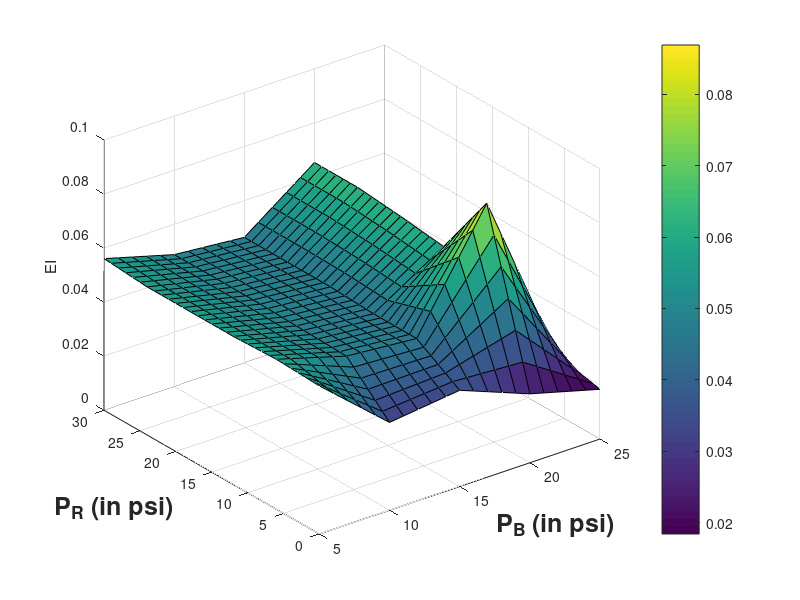

Write the MATLAB code that produced this figure. (Note: this script raises an error after producing the figure.)
% ploting the mesh values for the parameters
close all
clf
P_b = 5:5:25;
P_r = 0:6:30;
[P_B,P_R] = meshgrid(P_b,P_r);

option = 2; % 1 for fit data 2 for interpolated mesh

% % Plots with first obj function and constraints on last 5 points and
% orientation

% EI
figure (1)
EI = [.0548 .0555 .0548 .0548 .0548 .0561;
    .0325 .0479 .0483 .0488 .0489 .0488;
    .0356 .0456 .0456 .0464 .0464 .0464;
    .0255 .0869 .0617 .0637 .0653 .0653;
    .0184 .0222 .0207 .0191 .0184 .0184]';

if option == 1
surf(P_B,P_R,EI)
xlabel ' Bending pressure (in psi)'
ylabel ' Rotating pressure (in psi)'
zlabel 'EI'

else
P_b_q = 5:1:25;
P_r_q = 0:1:30;
[P_B_q,P_R_q] = meshgrid(P_b_q,P_r_q);

EIq = interp2(P_B,P_R,EI,P_B_q,P_R_q);

surf(P_B_q,P_R_q,EIq)
xlabel ('P_B (in psi)','fontweight','bold','fontsize',18,'Interpreter','tex')
ylabel (' P_R (in psi)','fontweight','bold','fontsize',18)
zlabel 'EI'
h = colorbar;
h.Location = 'northoutside';
title(h,'P2 EI','fontweight','bold','fontsize',18)
axis tight
view(0,90)
colormap(linspecer); % linspecer colormap
set(gca,'linewidth',2,'FontSize',18)
set(gcf, 'Position', [100, 100, 400, 400])
xticks(5:5:25)
yticks(0:6:30)
end

% GJ
figure(2)
GJ = [.0120 .0121 .0120 .0120 .0120 .0125;
    .0120 .0161 .0174 .0180 .0174 .0175;
    .0120 .0121 .0120 .0121 .0121 .0121;
    .0129 .0222 .0282 .0235 .0223 .0223;
    .0120 .0344 .0130 .0136 .0142 .0136]';
if option ==1

surf(P_B,P_R,GJ)
xlabel ' Bending pressure (in psi)'
ylabel ' Rotating pressure (in psi)'
zlabel 'GJ'

else
GJq = interp2(P_B,P_R,GJ,P_B_q,P_R_q);

surf(P_B_q,P_R_q,GJq)
xlabel ('P_B (in psi)','fontweight','bold','fontsize',18,'Interpreter','tex')
ylabel (' P_R (in psi)','fontweight','bold','fontsize',18)
zlabel 'GJ'
h = colorbar;
h.Location = 'northoutside';
title(h,'P2 GJ','fontweight','bold','fontsize',18)
axis tight
view(0,90)
colormap(linspecer); % linspecer colormap
set(gca,'linewidth',2,'FontSize',18)
set(gcf, 'Position', [100, 100, 400, 400])
xticks(5:5:25)
yticks(0:6:30)
end


% Curvature

figure(3)
kappa = [1.2 .9962 .8702 .7814 .7762 .6691; 2.45 1.9540 1.8235 1.7053 1.5603 1.3200;
    3.6 3.1356 3.0071 2.777 2.5653 2.3336; 5.5 3.8947 3.833 3.7095 3.5031 3.2069;
    7.7 7.0679 6.9896 6.9126 6.8189 6.4957]';

if option ==1
surf(P_B,P_R,kappa)
xlabel ' Bending pressure (in psi)'
ylabel ' Rotating pressure (in psi)'
zlabel 'Curvature'

else
kappaq = interp2(P_B,P_R,kappa,P_B_q,P_R_q);

surf(P_B_q,P_R_q,kappaq)
xlabel ('P_B (in psi)','fontweight','bold','fontsize',18,'Interpreter','tex')
ylabel (' P_R (in psi)','fontweight','bold','fontsize',18)

h = colorbar;
h.Location = 'northoutside';
title(h,'P2 \kappa','fontweight','bold','fontsize',20,'Interpreter','tex')
axis tight
view(0,90)
colormap(linspecer); % linspecer colormap
set(gca,'linewidth',2,'FontSize',18)
set(gcf, 'Position', [100, 100, 400, 400])

colormap(linspecer); % linspecer colormap
axis tight
xticks(5:5:25)
yticks(0:6:30)
end
% torsion

figure(4)
tau = [0 1.8609 2.9799 4.4 6.2898 7.8757; 0 1.0904 1.8170 2.7243 3.9136 6.3420;
    0 .7049 1.2836 2.0044 3.1688 4.4265;0 .4820 1.0818 1.7544 2.4789 3.7804;
    0 .1405 .6 1.3355 1.9822 2.8985]';

if option == 1
surf(P_B,P_R,tau)
xlabel ' Bending pressure (in psi)'
ylabel ' Rotating pressure (in psi)'
zlabel 'Torsion'

else
tauq = interp2(P_B,P_R,tau,P_B_q,P_R_q);

surf(P_B_q,P_R_q,tauq)
xlabel ('P_B (in psi)','fontweight','bold','fontsize',18,'Interpreter','tex')
ylabel (' P_R (in psi)','fontweight','bold','fontsize',18)

h = colorbar;
h.Location = 'northoutside';
title(h,'P2 \tau','fontweight','bold','fontsize',20,'Interpreter','tex')

axis tight
view(0,90)
colormap(linspecer); % linspecer colormap
set(gca,'linewidth',2,'FontSize',18)
set(gcf, 'Position', [100, 100, 400, 400])

colormap(linspecer); % linspecer colormap
axis tight
xticks(5:5:25)
yticks(0:6:30)

end


% %% plots for difference in workspace with and without load
% load PosEndMat_15gms
% load PosEndMat_0g
% load PosEndMat_0g_0sw
% sel = [1 3 5 6 8 10 11 12 15 16 18 20 21 23 25];
% plot3(PosEndMat_0g_0sw(sel,1),PosEndMat_0g_0sw(sel,2),PosEndMat_0g_0sw(sel,3),'ko','MarkerFaceColor','red');
% hold on
% axis equal
% plot3(PosEndMat_0g(sel,1),PosEndMat_0g(sel,2),PosEndMat_0g(sel,3),'ko','MarkerFaceColor','green');
% axis equal
% grid on
% plot3(PosEndMat_15g(sel,1),PosEndMat_15g(sel,2),PosEndMat_15g(sel,3),'ko','MarkerFaceColor','blue');
% % plot3(0,0,0,'ko','MarkerFaceColor','green')
% legend('No Forces','SW','SW + EL');
% axis equal
% set(gca,'linewidth',2,'FontSize',14)
% xlabel ('X(in m)','fontweight','bold')
% ylabel ('Y(in m)','fontweight','bold')
% zlabel ('Z(in m)','fontweight','bold')
% set(gcf, 'Position', [100, 100, 600, 600])